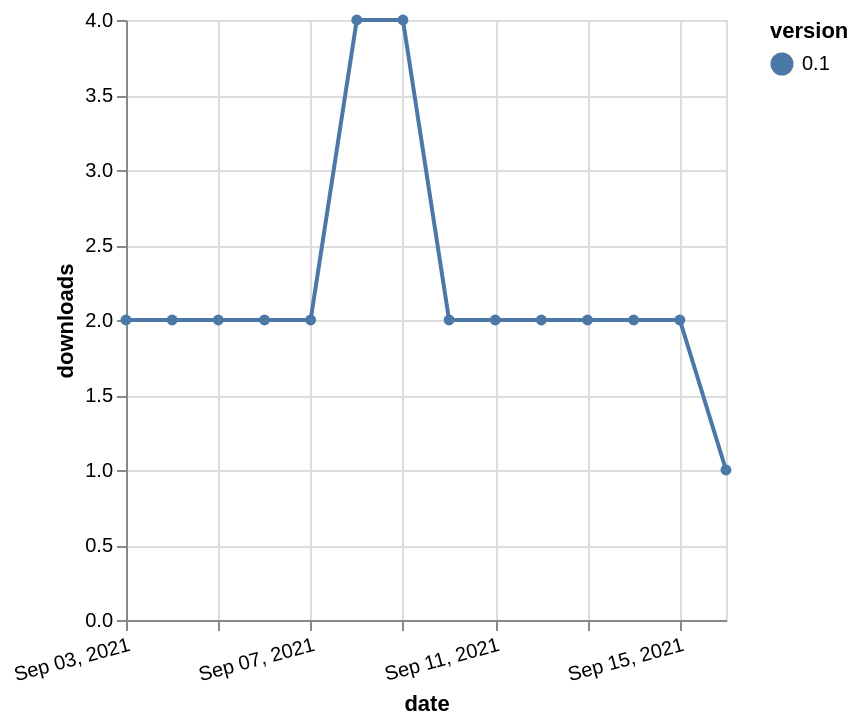

Express this chart as Vega-Lite.
### Vega-Lite specification from a JSON file in a GitHub repository (floating-point values rounded to 4 significant figures)
{"$schema": "https://vega.github.io/schema/vega-lite/v5.json", "description": "A simple bar chart with embedded data.", "data": {"values": [{"date": "2021-09-03", "total": 1094, "delta": 2, "version": "0.1"}, {"date": "2021-09-04", "total": 1096, "delta": 2, "version": "0.1"}, {"date": "2021-09-05", "total": 1098, "delta": 2, "version": "0.1"}, {"date": "2021-09-06", "total": 1100, "delta": 2, "version": "0.1"}, {"date": "2021-09-07", "total": 1102, "delta": 2, "version": "0.1"}, {"date": "2021-09-08", "total": 1106, "delta": 4, "version": "0.1"}, {"date": "2021-09-09", "total": 1110, "delta": 4, "version": "0.1"}, {"date": "2021-09-10", "total": 1112, "delta": 2, "version": "0.1"}, {"date": "2021-09-11", "total": 1114, "delta": 2, "version": "0.1"}, {"date": "2021-09-12", "total": 1116, "delta": 2, "version": "0.1"}, {"date": "2021-09-13", "total": 1118, "delta": 2, "version": "0.1"}, {"date": "2021-09-14", "total": 1120, "delta": 2, "version": "0.1"}, {"date": "2021-09-15", "total": 1122, "delta": 2, "version": "0.1"}, {"date": "2021-09-16", "total": 1123, "delta": 1, "version": "0.1"}]}, "width": "container", "mark": {"type": "line", "point": {"filled": true}}, "encoding": {"x": {"field": "date", "type": "temporal", "timeUnit": "yearmonthdate", "title": "date", "axis": {"labelAngle": -15}}, "y": {"field": "delta", "type": "quantitative", "title": "downloads"}, "color": {"field": "version", "type": "nominal"}, "tooltip": {"field": "delta"}}}
